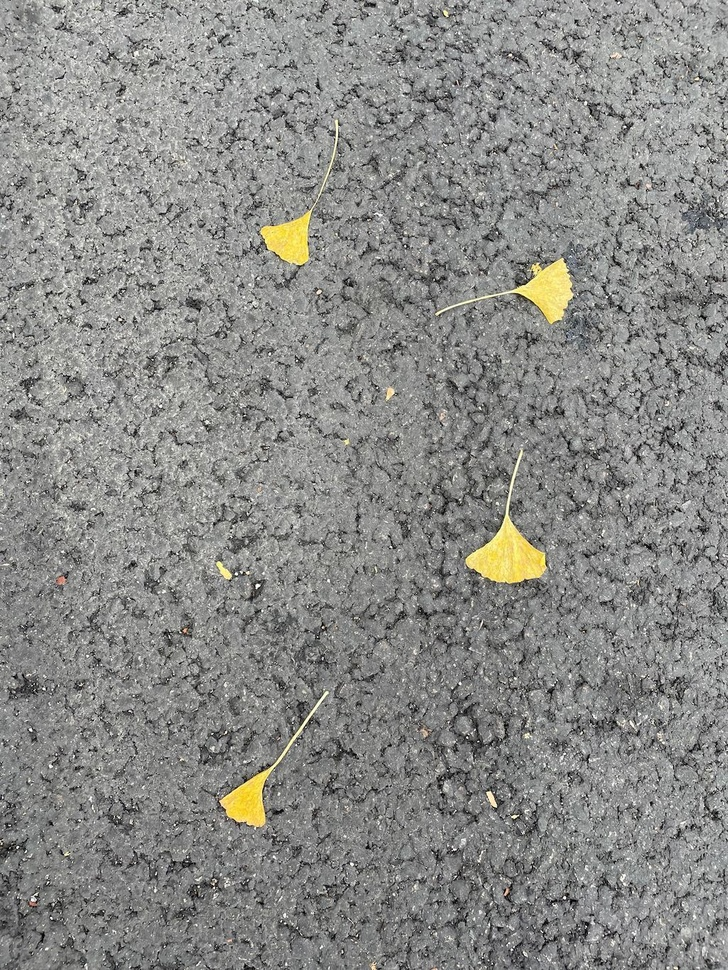
#> input picture HW4/A.jpg, 728 x 970 px, shrunk from 1024 x 1365 before the run
$ python -i 'HW4_201902332_유창민.py'   (imports and definitions only)
#> lines starting #> are read from the running program, lines starting #| are printed output that depends on the picture; after the words box and inside, x2 and y2 are one past the last pixel; in counts of white or black regions, pixels touching at a corner belong together
import streamlit as st
from PIL import Image
import numpy as np
import matplotlib.pyplot as plt
import cv2
import scipy.signal as signal
import scipy.ndimage as nd

# [4 lines not run here, left out]
plt.rcParams['font.size']=3

def process_image(upload):
#> called with upload = 'A.jpg'
    I = Image.open(upload)
#> I is the input picture: PIL image 728x970 RGB; mean R, G, B 138.5, 138.6, 135.6
    f = np.array(I)
    f = f.astype(np.float32) / 255
    r = f[:, :, 0]
    g = f[:, :, 1]
    b = f[:, :, 2]
    res = (r+g)/2
    temp = res - b*0.6
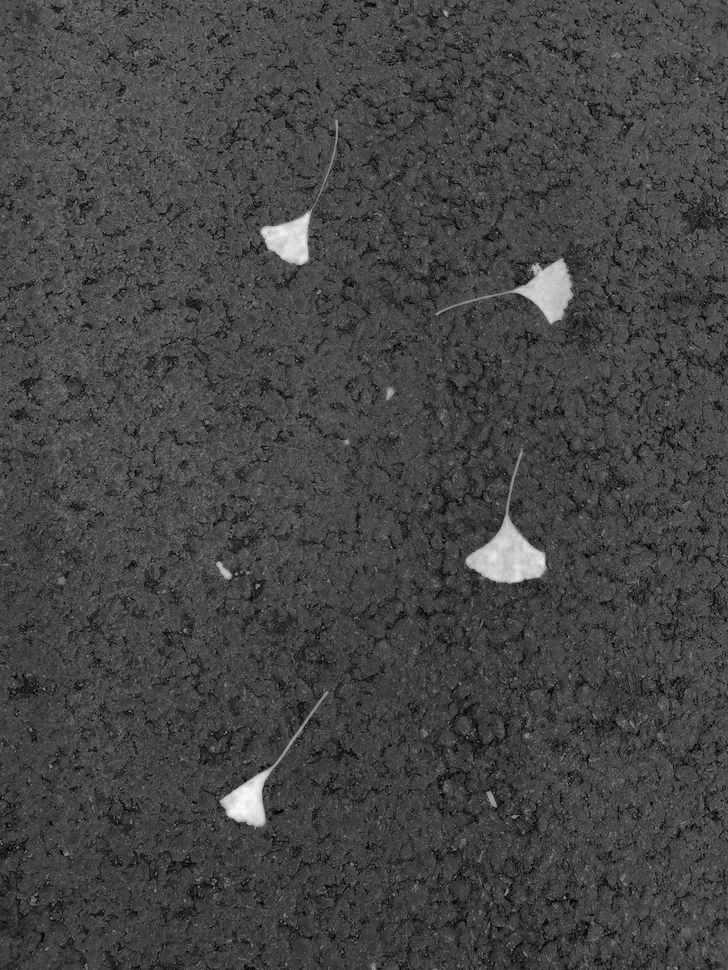
#> temp: shape (970, 728) float32; min -0.0051, max 0.835, mean 0.224; drawn with min black and max white
    f2 = temp > 0.45
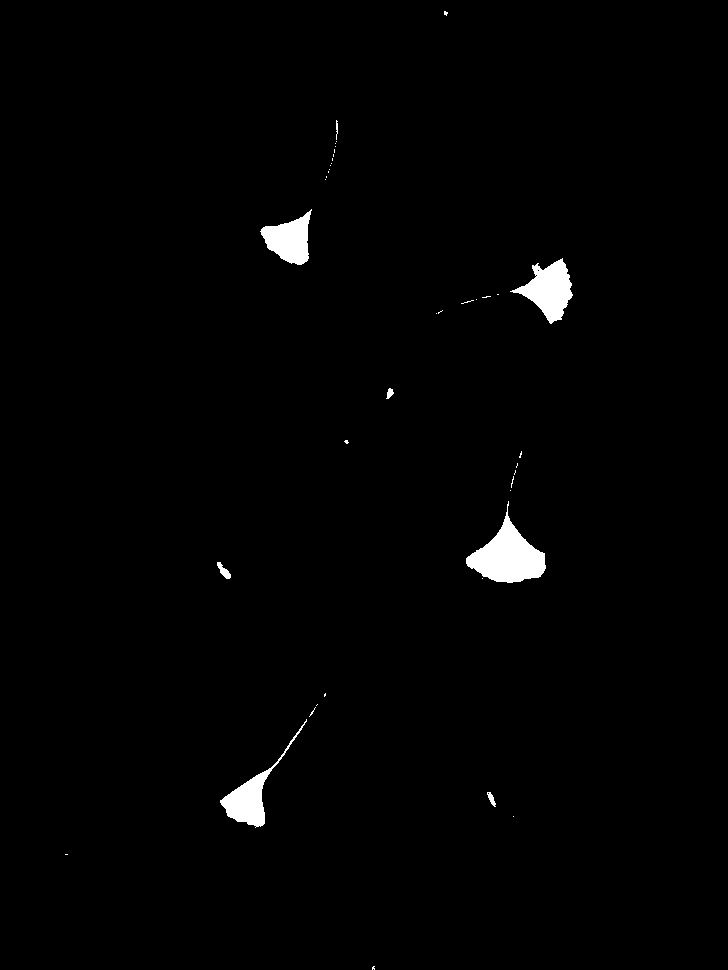
#> f2: shape (970, 728) bool; 1.2% white; 40 white regions (32 under 20 px), largest, box (x1, y1, x2, y2) and area: (466, 501, 546, 583) 2988, (510, 258, 573, 324) 2018, (220, 719, 307, 828) 1692
    f3 = nd.binary_opening(f2, np.ones((3,3)))
#> f3: shape (970, 728) bool; 1.2% white; 9 white regions (2 under 20 px), largest, box (x1, y1, x2, y2) and area: (466, 516, 546, 583) 2965, (513, 259, 572, 323) 1998, (261, 212, 311, 265) 1629
    f3 = nd.binary_closing(f3, np.ones((3,3)))
#> f3: shape (970, 728) bool; 1.2% white; 9 white regions (2 under 20 px), largest, box (x1, y1, x2, y2) and area: (466, 516, 546, 583) 2965, (513, 259, 572, 323) 2012, (261, 212, 311, 265) 1631
    f3 = nd.binary_closing(f3, np.ones((3,3)))
    f3 = nd.binary_opening(f3, np.ones((3,3)))
    l, m = nd.label(f3)
#> l: shape (970, 728) int32; 10 distinct labels, from 0 to 9
#> m = 9
#> (the run stopped early here; a loop or call above may not have finished)

$ run again, on HW4/B.jpg
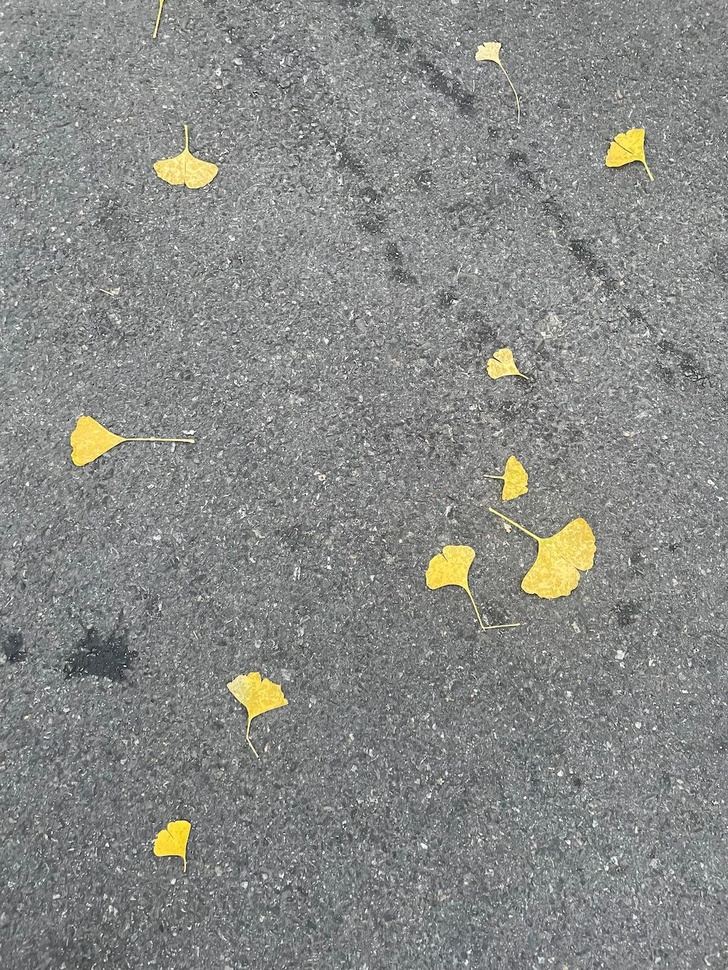
#> input picture HW4/B.jpg, 728 x 970 px, shrunk from 1024 x 1365 before the run
#> in process_image, I is the input picture: PIL image 728x970 RGB; mean R, G, B 136.2, 137.6, 134.8
#> in process_image, `f2 = temp > 0.45`:
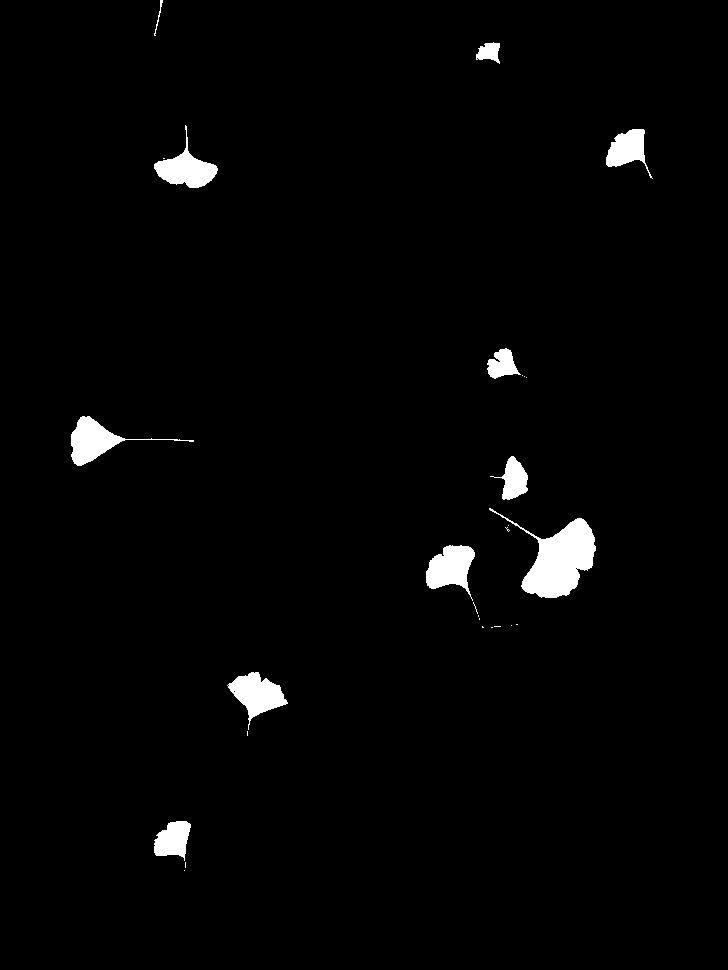
#> f2: shape (970, 728) bool; 2% white; 28 white regions (17 under 20 px), largest, box (x1, y1, x2, y2) and area: (489, 508, 596, 598) 3789, (71, 416, 194, 466) 1623, (227, 672, 288, 730) 1598
#> in process_image, `f3 = nd.binary_opening(f2, np.ones((3,3)))`:
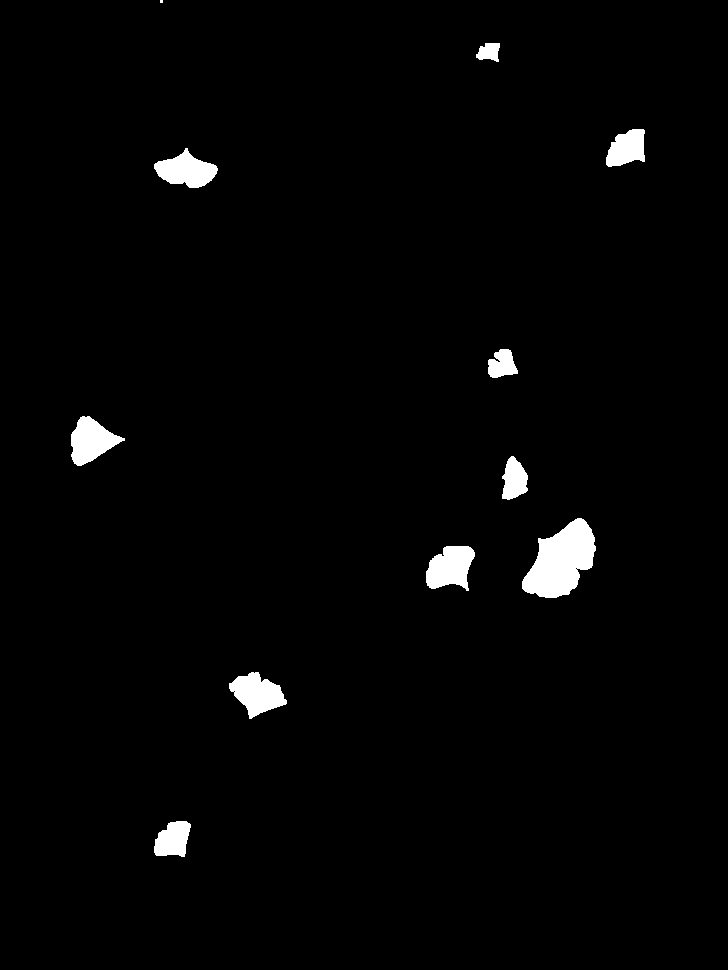
#> f3: shape (970, 728) bool; 1.9% white; 11 white regions (1 under 20 px), largest, box (x1, y1, x2, y2) and area: (522, 518, 596, 598) 3672, (426, 546, 475, 591) 1573, (229, 672, 287, 719) 1570
#> l: shape (970, 728) int32; 11 distinct labels, from 0 to 10
#> m = 10

$ run again, on HW4/C.jpg
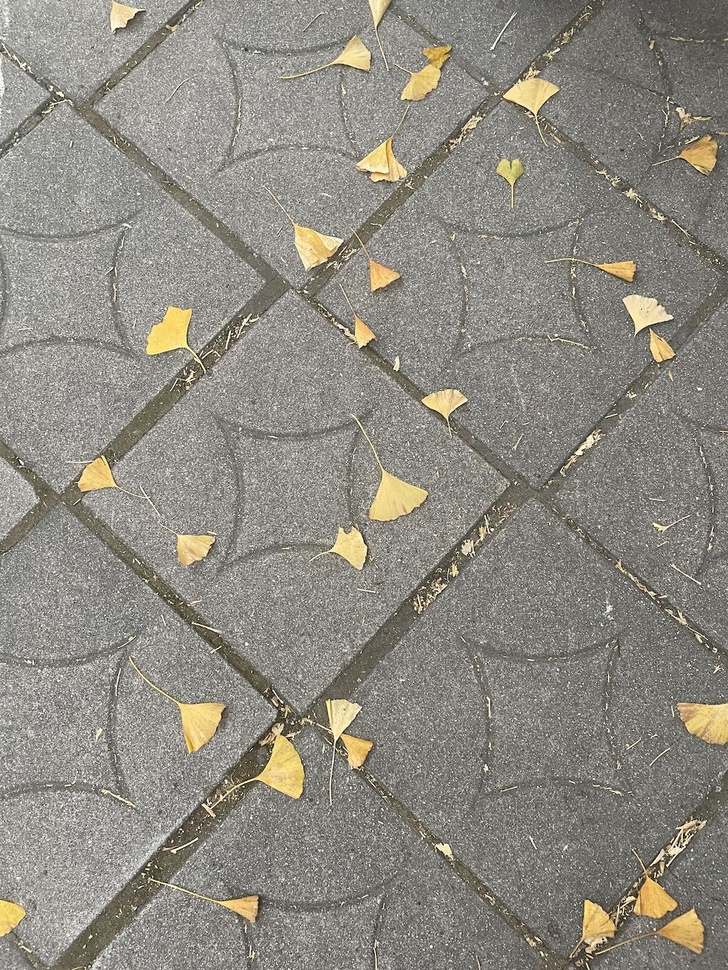
#> input picture HW4/C.jpg, 728 x 970 px, shrunk from 1024 x 1365 before the run
#> in process_image, I is the input picture: PIL image 728x970 RGB; mean R, G, B 141.6, 138.5, 129.6
#> in process_image, `f2 = temp > 0.45`:
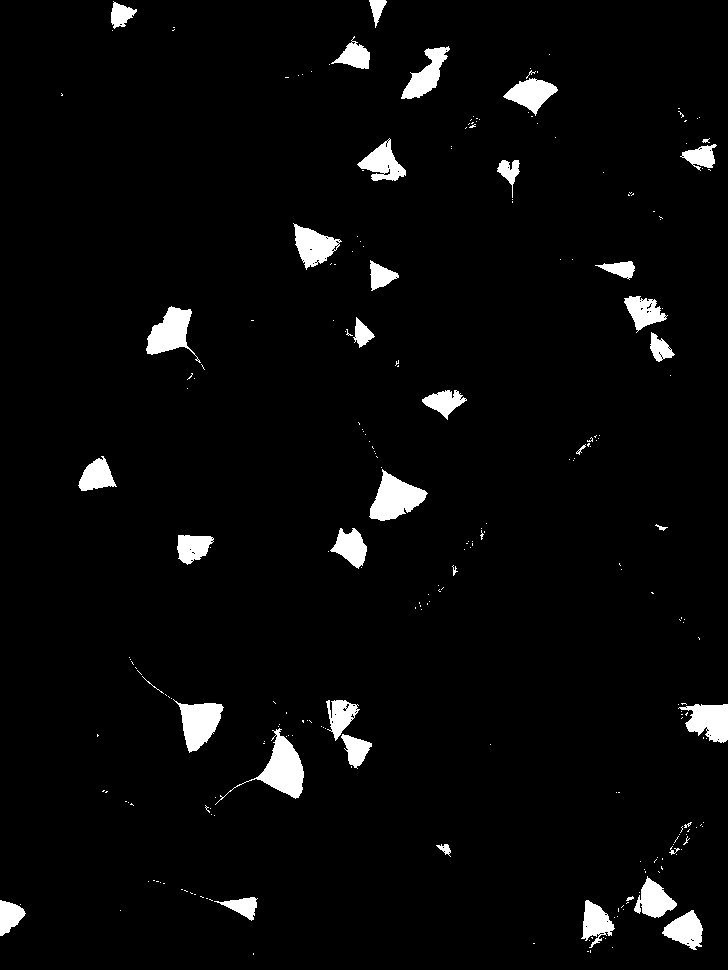
#> f2: shape (970, 728) bool; 3.6% white; 253 white regions (214 under 20 px), largest, box (x1, y1, x2, y2) and area: (215, 728, 304, 805) 1815, (369, 469, 428, 521) 1660, (173, 699, 224, 753) 1468
#> in process_image, `l, m = nd.label(f3)`:
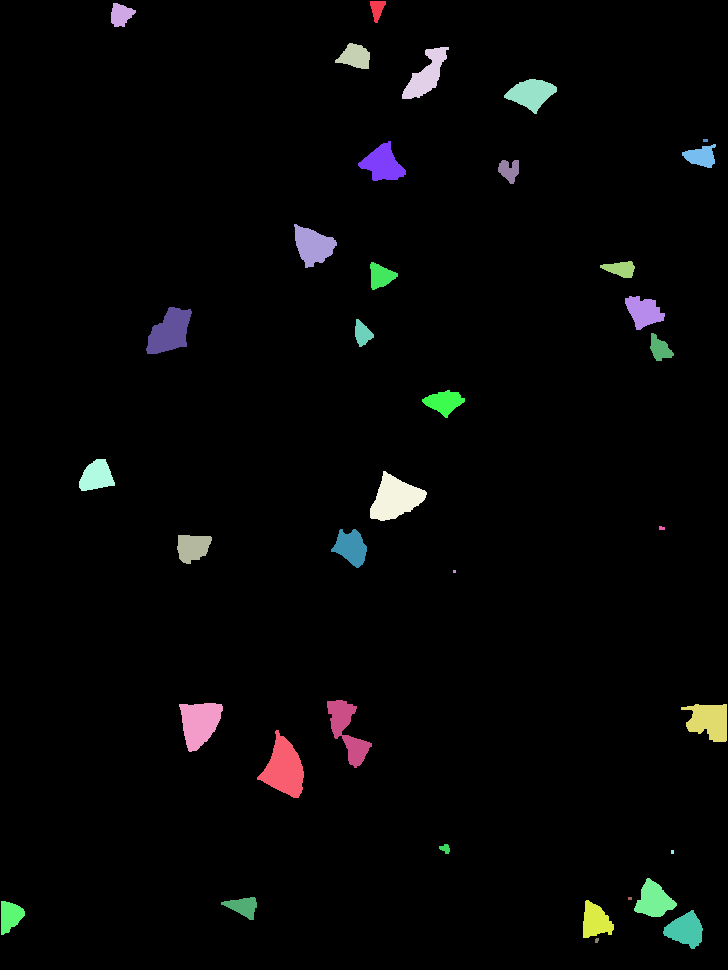
#> l: shape (970, 728) int32; 37 distinct labels, from 0 to 36; one colour per label, 0 black
#> m = 36
